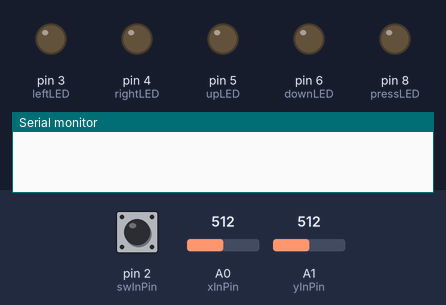
Simulated run of this sketch. Board: Arduino Uno, built with avr-gcc and run on an emulated ATmega328P. On the bench: output pins drawn as LEDs (lit = HIGH), the last lines printed to the serial monitor. The inputs (shaded band) are chosen by the test bench; at power-on: A0 (xInPin) = 512, A1 (yInPin) = 512, pin 2 (swInPin) HIGH.

Above: at 1.2 s.
1.3 s: A0 (xInPin) set to 884
2.8 s: A0 (xInPin) set to 915
At 3.8 s:
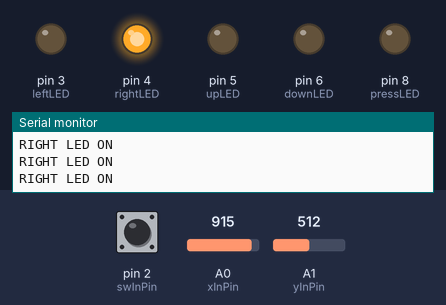
4.3 s: A1 (yInPin) set to 892
7.3 s: A1 (yInPin) set to 908
At 8.4 s:
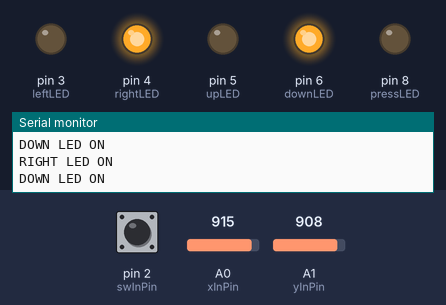
8.8 s: pin 2 (swInPin) pulled LOW for 0.15 s
At 10.1 s:
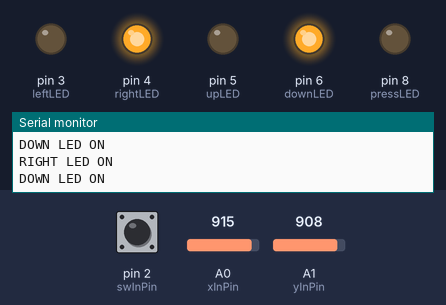
10.4 s: A1 (yInPin) set to 90
At 10.9 s:
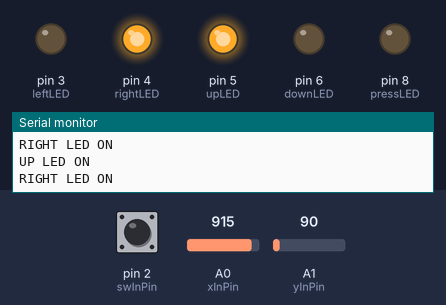
Timing chart, 0 to 12.9 s (numbered marks = the images above; inputs shaded):
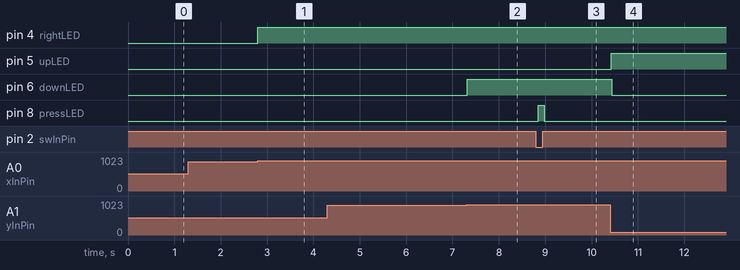

Measured:
- the behaviour switches between 900 and 901 on A0 (xInPin) (found by bisection; images 0 and 1)
- the behaviour switches between 900 and 901 on A1 (yInPin) (found by bisection; images 1 and 2)
- after the input at 1.3 s, every drawn part: stays the same
- after the input at 2.8 s, pin 4 (rightLED): LOW → HIGH at once
- after the input at 7.3 s, pin 6 (downLED): LOW → HIGH at once
- after the input at 8.8 s, pin 8 (pressLED): LOW → HIGH after 0.05 s, → LOW 0.13 s later
- after the input at 10.4 s, pin 5 (upLED): LOW → HIGH at once; pin 6 (downLED): HIGH → LOW at once

The sketch:

JoyStick_LED.ino
```cpp
// These constants won't change.  They're used to give names
// to the pins used:
const int xInPin = A0;
const int yInPin = A1;
const int swInPin = 2;

//define outputs
const int leftLED = 3;
const int rightLED = 4;
const int upLED = 5;
const int downLED = 6;
const int pressLED = 8;

//define thresholds
const int LEFT_THRESHOLD = 100;
const int RIGHT_THRESHOLD = 900;
const int UP_THRESHOLD = 100;
const int DOWN_THRESHOLD = 900;

//define containers(variables)
int xValue;
int yValue;
int swState;

void setup() {
  // initialize serial communications at 9600 bps:
  Serial.begin(9600);

  pinMode(swInPin,INPUT);
  digitalWrite(swInPin, HIGH);

  pinMode(leftLED,OUTPUT);
  pinMode(rightLED,OUTPUT);
  pinMode(upLED,OUTPUT);
  pinMode(downLED,OUTPUT);
  pinMode(pressLED,OUTPUT);

}

void loop() {
  // read the analog in value:
  xValue = analogRead(xInPin);
  yValue = analogRead(yInPin);
  swState = digitalRead(swInPin);


  /* LED lighting pattern
                 0 UP


   LEFT 0        0 PRESS     0 RIGHT


                 0 DOWN

   */

   //check for left
  if(xValue < LEFT_THRESHOLD)
  {
    digitalWrite(leftLED,HIGH);
    Serial.println("LEFT LED ON");
  }
  else
  {
    digitalWrite(leftLED,LOW);
  }

  // check for right
  if(xValue > RIGHT_THRESHOLD)
  {
    digitalWrite(rightLED,HIGH);
    Serial.println("RIGHT LED ON");
  }
  else
  {
    digitalWrite(rightLED,LOW);
  }

  // check for up
  if(yValue < UP_THRESHOLD)
  {
    digitalWrite(upLED,HIGH);
    Serial.println("UP LED ON");
  }
  else
  {
    digitalWrite(upLED,LOW);
  }

  // check for down
  if(yValue > DOWN_THRESHOLD)
  {
    digitalWrite(downLED,HIGH);
    Serial.println("DOWN LED ON");
  }
  else
  {
    digitalWrite(downLED,LOW);
  }

  // check for press
  if(swState == LOW)  // active low input
  {
    digitalWrite(pressLED,HIGH);
    Serial.println("PRESS LED ON");
  }
  else
  {
    digitalWrite(pressLED,LOW);
  }

  // increase delay for debugging
  delay(1);
}
```
